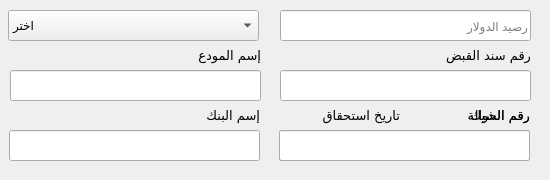
         <widget class="QWidget" name="tab_35">
          <attribute name="title">
           <string>الدولار</string>
          </attribute>
          <widget class="QLineEdit" name="lineEdit_50">
           <property name="geometry">
            <rect>
             <x>280</x>
             <y>70</y>
             <width>251</width>
             <height>31</height>
            </rect>
           </property>
          </widget>
          <widget class="QLabel" name="label_216">
           <property name="geometry">
            <rect>
             <x>440</x>
             <y>40</y>
             <width>91</width>
             <height>31</height>
            </rect>
           </property>
           <property name="font">
            <font>
             <family>Cairo</family>
             <pointsize>10</pointsize>
            </font>
           </property>
           <property name="text">
            <string>رقم سند القبض</string>
           </property>
          </widget>
          <widget class="QWidget" name="widget_87" native="true">
           <property name="geometry">
            <rect>
             <x>-1</x>
             <y>100</y>
             <width>541</width>
             <height>71</height>
            </rect>
           </property>
           <widget class="QLabel" name="label_217">
            <property name="geometry">
             <rect>
              <x>440</x>
              <y>0</y>
              <width>91</width>
              <height>31</height>
             </rect>
            </property>
            <property name="font">
             <font>
              <family>Cairo</family>
              <pointsize>10</pointsize>
             </font>
            </property>
            <property name="text">
             <string>رقم الشيك</string>
            </property>
           </widget>
           <widget class="QLineEdit" name="lineEdit_51">
            <property name="geometry">
             <rect>
              <x>410</x>
              <y>30</y>
              <width>121</width>
              <height>31</height>
             </rect>
            </property>
           </widget>
           <widget class="QLabel" name="label_218">
            <property name="geometry">
             <rect>
              <x>170</x>
              <y>0</y>
              <width>91</width>
              <height>31</height>
             </rect>
            </property>
            <property name="font">
             <font>
              <family>Cairo</family>
              <pointsize>10</pointsize>
             </font>
            </property>
            <property name="text">
             <string>إسم البنك</string>
            </property>
           </widget>
           <widget class="QLineEdit" name="lineEdit_52">
            <property name="geometry">
             <rect>
              <x>280</x>
              <y>30</y>
              <width>121</width>
              <height>31</height>
             </rect>
            </property>
            <property name="inputMask">
             <string>99/99/9999;_</string>
            </property>
           </widget>
           <widget class="QLabel" name="label_219">
            <property name="geometry">
             <rect>
              <x>310</x>
              <y>0</y>
              <width>91</width>
              <height>31</height>
             </rect>
            </property>
            <property name="font">
             <font>
              <family>Cairo</family>
              <pointsize>10</pointsize>
             </font>
            </property>
            <property name="text">
             <string>تاريخ استحقاق</string>
            </property>
           </widget>
           <widget class="QLineEdit" name="lineEdit_53">
            <property name="geometry">
             <rect>
              <x>10</x>
              <y>30</y>
              <width>251</width>
              <height>31</height>
             </rect>
            </property>
           </widget>
           <widget class="QLabel" name="label_220">
            <property name="geometry">
             <rect>
              <x>440</x>
              <y>0</y>
              <width>91</width>
              <height>31</height>
             </rect>
            </property>
            <property name="font">
             <font>
              <family>Cairo</family>
              <pointsize>10</pointsize>
             </font>
            </property>
            <property name="text">
             <string>رقم الحوالة</string>
            </property>
           </widget>
           <widget class="QLineEdit" name="lineEdit_54">
            <property name="geometry">
             <rect>
              <x>280</x>
              <y>30</y>
              <width>251</width>
              <height>31</height>
             </rect>
            </property>
            <property name="text">
             <string/>
            </property>
           </widget>
          </widget>
          <widget class="QLineEdit" name="lineEdit_55">
           <property name="geometry">
            <rect>
             <x>10</x>
             <y>70</y>
             <width>251</width>
             <height>31</height>
            </rect>
           </property>
          </widget>
          <widget class="QLabel" name="label_221">
           <property name="geometry">
            <rect>
             <x>170</x>
             <y>40</y>
             <width>91</width>
             <height>31</height>
            </rect>
           </property>
           <property name="font">
            <font>
             <family>Cairo</family>
             <pointsize>10</pointsize>
            </font>
           </property>
           <property name="text">
            <string>إسم المودع</string>
           </property>
          </widget>
          <widget class="QComboBox" name="comboBox_6">
           <property name="geometry">
            <rect>
             <x>8</x>
             <y>10</y>
             <width>251</width>
             <height>31</height>
            </rect>
           </property>
           <item>
            <property name="text">
             <string>اختر</string>
            </property>
           </item>
           <item>
            <property name="text">
             <string>نقداً</string>
            </property>
           </item>
           <item>
            <property name="text">
             <string>شيك</string>
            </property>
           </item>
           <item>
            <property name="text">
             <string>تحويل بنكي</string>
            </property>
           </item>
          </widget>
          <widget class="QLineEdit" name="add_orphan_dollar">
           <property name="geometry">
            <rect>
             <x>280</x>
             <y>10</y>
             <width>251</width>
             <height>31</height>
            </rect>
           </property>
           <property name="placeholderText">
            <string>رصيد الدولار</string>
           </property>
          </widget>
         </widget>
